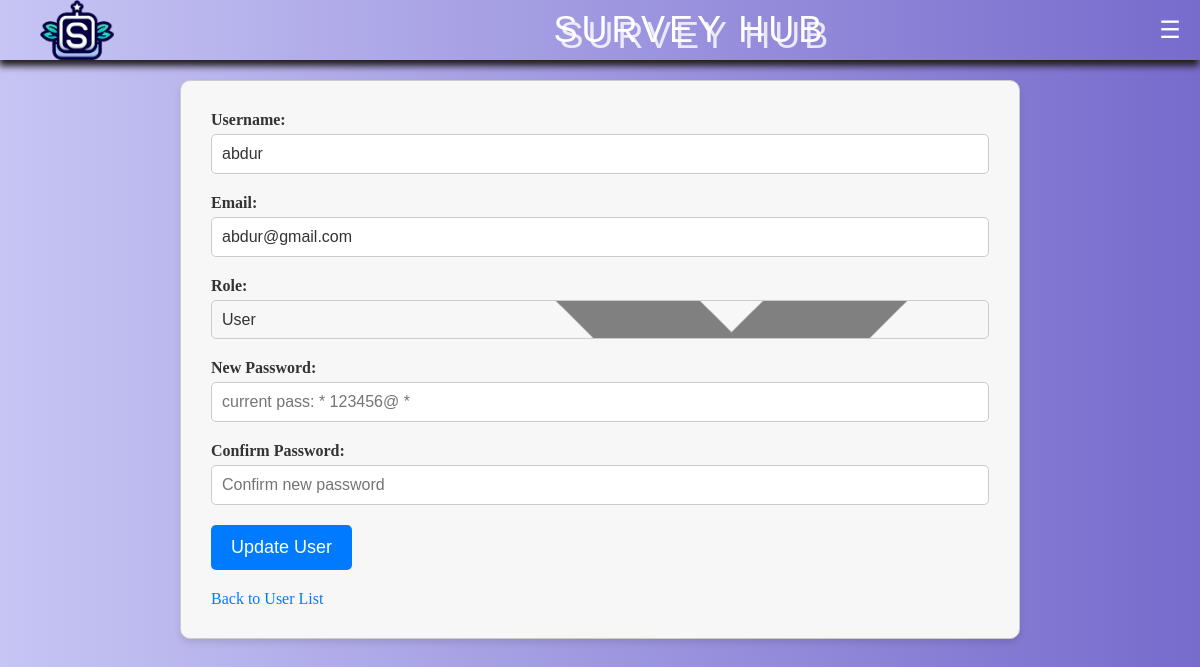
The page /admin/edit_user/1 (signed in) on the database its author committed.
### app.py (models this page shows, shortened)
class users(db.Model):
    id = db.Column(db.Integer, primary_key=True)
    username = db.Column(db.String(50), unique=True,nullable=False)
    password = db.Column(db.String(50), nullable=False)
    email = db.Column(db.String(80), unique=True, nullable=False)
    role = db.Column(db.String(20), default='user')
    uuid = db.Column(db.String(36), unique=True, nullable=False, server_default=str(uuid.uuid4()))
    profile_picture = db.Column(db.String(255), default='avatar.avif')
    status = db.Column(db.String(20), default='active')
    deactivated_at = db.Column(db.DateTime, default=None)

### app.py (the view, shortened to what this page needs)
@app.route('/admin/edit_user/<int:user_id>', methods=['GET', 'POST'])
def edit_user(user_id):
    user = users.query.get_or_404(user_id)
    return render_template('edit_user.html', user=user)

### templates/edit_user.html (shortened to what this page needs)
<!DOCTYPE html>
<html>
<head>
    <link rel="stylesheet" href="{{ url_for('static', filename='edit_user.css') }}">
</head>
<body>
    <header>
        <div id="logo">
        </div>
        <span class="logo-text">Survey Hub</span>
        <div id="menu-button">
            <button onclick="toggleNav()">☰</button>
        </div>
    </header>
    <div class="user-edit-container">
        <form method="POST" class="user-edit-form">
            <div class="form-group">
                <label for="username">Username:</label>
                <input type="text" id="username" name="username" value="{{ user.username }}" required>
            </div>
            <div class="form-group">
                <label for="email">Email:</label>
                <input type="email" id="email" name="email" value="{{ user.email }}" required>
            </div>
            <div class="form-group">
                <label for="role">Role:</label>
                <select id="role" name="role">
                    <option value="user" {% if user.role == 'user' %}selected{% endif %}>User</option>
                </select>
            </div>
            <div class="form-group">
                <label for="password">New Password:</label>
                <input type="password" id="password" name="password" placeholder="current pass: * {{ user.password }} *">
            </div>
            <div class="form-group">
                <label for="confirm_password">Confirm Password:</label>
                <input type="password" id="confirm_password" name="confirm_password" placeholder="Confirm new password">
            </div>
            <button type="submit" class="update-button">Update User</button>
        </form>
        <a href="{{ url_for('admin_users') }}" class="back-link">Back to User List</a>
    </div>
</body>
</html>

### static/edit_user.css (style rules this page uses)
.user-edit-container { width: 70%; margin: 20px auto; padding: 30px; background-color: #f7f7f7; border: 1px solid #ccc; border-radius: 10px; box-shadow: 0 4px 6px rgba(0, 0, 0, 0.1); }
.form-group { margin-bottom: 20px; }
label { display: block; font-weight: bold; color: #333; margin-bottom: 5px; }
input[type="text"], input[type="email"], select, input[type="password"] { width: 100%; padding: 10px; border: 1px solid #ccc; border-radius: 5px; transition: border-color 0.3s; font-size: 16px; color: #333; }
select { appearance: none; padding-right: 30px; background: url("down-arrow.png") no-repeat center right; }
.update-button { background-color: #007bff; color: #fff; padding: 12px 20px; border: none; border-radius: 5px; cursor: pointer; font-size: 18px; transition: background-color 0.3s; }
.back-link { display: inline-block; margin-top: 20px; text-decoration: none; color: #007bff; font-size: 16px; transition: color 0.3s; }
body { background: linear-gradient(90deg, #C7C5F4, #776BCC); }
* { box-sizing: border-box; margin: 0; padding: 0; }
header { display: flex; align-items: center; justify-content: space-between; height: 60px; box-shadow: -1px 6px 7px #221d1d; color: white; background: linear-gradient(90deg, #C7C5F4, #776BCC); }
#logo { width: 200px; height: 60px; background-image: url('img/logo.png'); background-size: contain; width: 200px; height: 60px; background-image: url(img/logo.png); background-size: contain; margin-left: 40px; background-repeat: no-repeat; background-repeat: no-repeat; }
#menu-button { width: 60px; height: 60px; }
#menu-button button { width: 100%; height: 100%; border: none; background-color: transparent; color: white; font-size: 24px; cursor: pointer; }
.logo-text { font-family: 'Poppins', sans-serif; font-size: 36px; text-transform: uppercase; letter-spacing: 4px; text-shadow: 6px 6px 0px rgb(255 255 255 / 80%); animation: glow 1.5s ease-in-out infinite alternate; }

### rows shown on the page
users: username "abdur", email "abdur@gmail.com", role "User"
